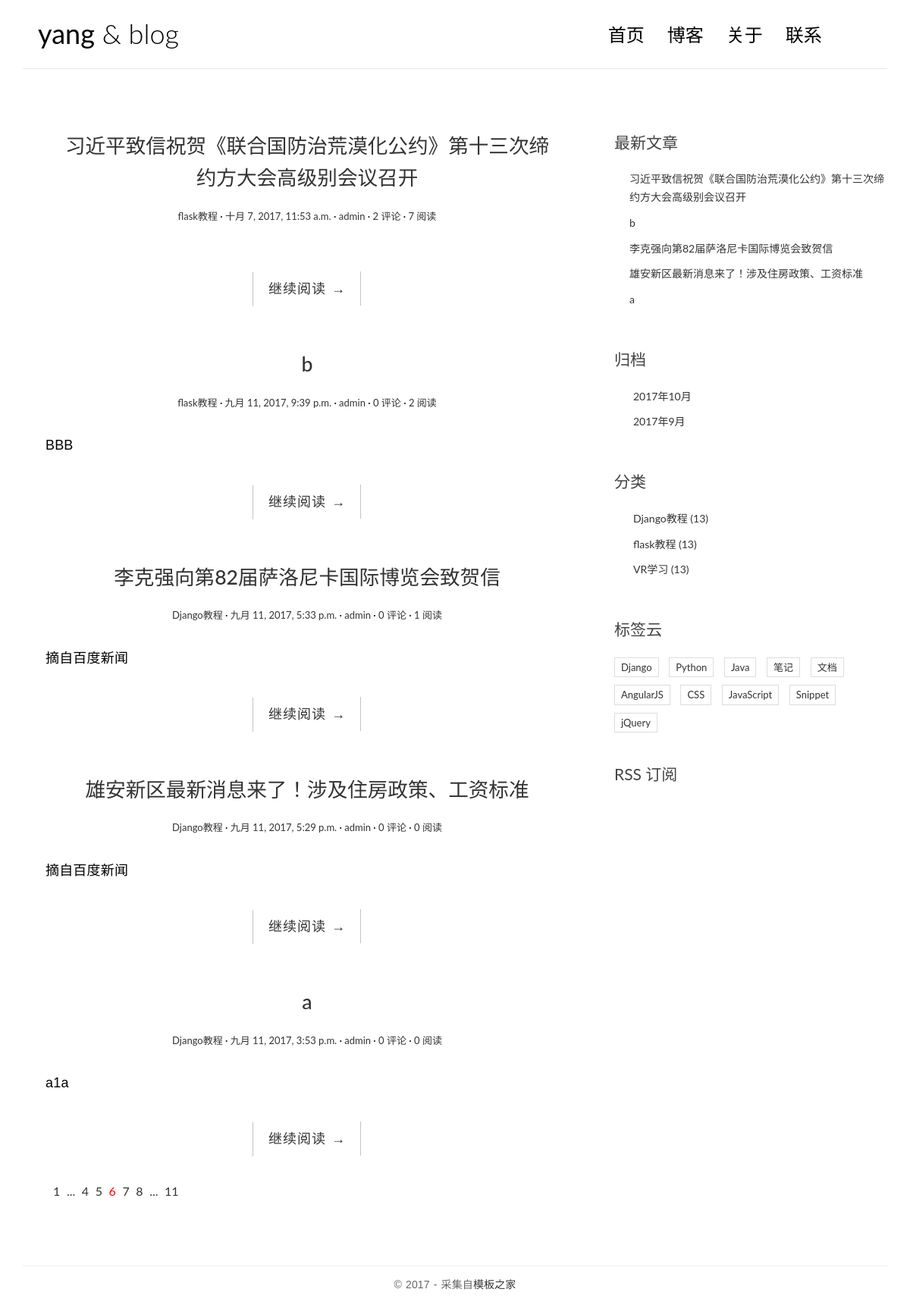
The app's page /, older data.
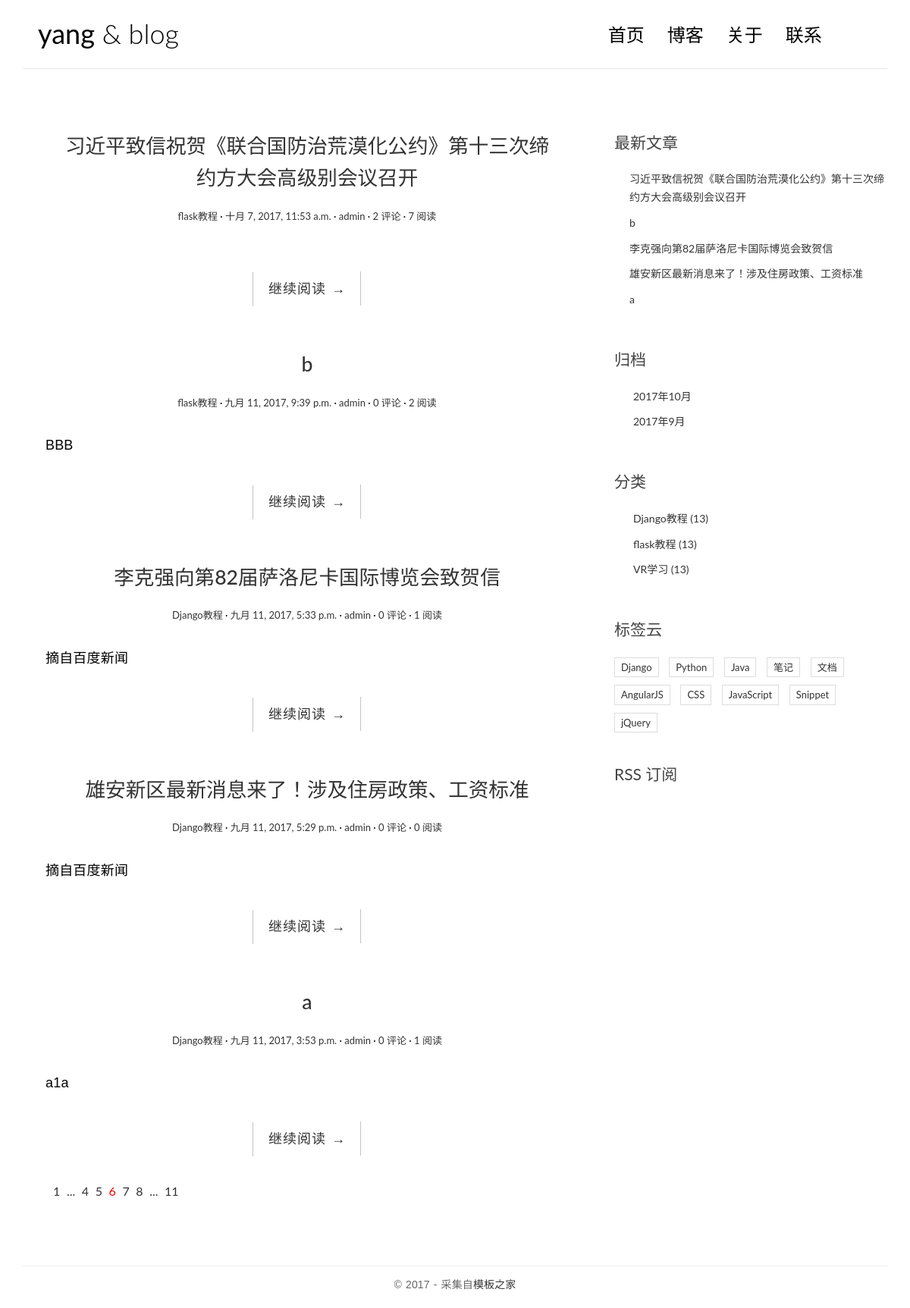
The same page, newer data.
### blog/models.py (models this page shows, shortened)
class Post(models.Model):
    title = models.CharField(max_length=64)
    body = models.TextField()
    created_time = models.DateTimeField()
    modified_time = models.DateTimeField()
    excerpt = models.CharField(max_length=256, blank=True)
    category = models.ForeignKey(Category)
    tags = models.ManyToManyField(Tag, blank=True)
    author = models.ForeignKey(User)
    views = models.PositiveIntegerField(default=0)
    class Meta:
        ordering = ['-created_time','-modified_time']
    def get_absolute_url(self):
        return reverse('blog:detail', kwargs={'pk': self.pk})

class Category(models.Model):
    name = models.CharField(max_length=64)

### blog/views.py (the view)
# urls.py: url(r'^$', views.IndexView.as_view(),name='index'),
class IndexView(ListView):
    model = Post    # model指定模型类名
    template_name = 'blog/index.html'   # 指定视图渲染的模板
    context_object_name = 'post_list' # 这个name不能瞎取，必须和模板中的值一样

### blog/templatetags/blog_tags.py (called while the page is built)
@register.simple_tag
def get_recent_post(num=5):
    return Post.objects.all()[:num]

@register.simple_tag
def archives():
    return Post.objects.dates('created_time', 'month', order='DESC')

@register.simple_tag
def get_categories():
    return Category.objects.all()

### templates/blog/index.html (shortened to what this page needs)
{% extends 'base.html' %}
{% load staticfiles %}
{% block main %}
    {% for post in post_list %}
    <article class="post post-{{ post.pk }}">
        <header class="entry-header">
            <h1 class="entry-title">
                <a href={{post.get_absolute_url}}>{{ post.title }}</a>
            </h1>
            <div class="entry-meta">
                <span class="post-category"><a href= {{post.get_absolute_url}}>{{ post.category.name }}</a></span>
                <span class="post-date"><a href="#"><time class="entry-date" datetime="{{ post.created_time }}">{{ post.created_time }}</time></a></span>
                <span class="post-author"><a href="#">{{ post.author }}</a></span>
                <span class="comments-link"><a href="#">{{post.comment_set.count}} 评论</a></span>
                <span class="views-count"><a href="#">{{post.views}} 阅读</a></span>
            </div>
        </header>
        <div class="entry-content clearfix">
            <p>{{ post.excerpt }}</p>
            <div class="read-more cl-effect-14">
                <a href={{post.get_absolute_url}} class="more-link">继续阅读 <span class="meta-nav">→</span></a>
            </div>
        </div>
    </article>
    {% empty %}
    <div class="no-post">暂时还没有发布的文章！</div>
    {% endfor %}
    <div class="pagination">
        <ul>
            <li><a href="">1</a></li>
            <li><a href="">...</a></li>
            <li><a href="">4</a></li>
            <li><a href="">5</a></li>
            <li class="current"><a href="">6</a></li>
            <li><a href="">7</a></li>
            <li><a href="">8</a></li>
            <li><a href="">...</a></li>
            <li><a href="">11</a></li>
        </ul>
    </div>
{% endblock %}

### templates/base.html (shortened to what the changed rows need)
{% load staticfiles %}
{% load blog_tags %}
<!DOCTYPE html>
<html lang="en">
<head>
    <link rel="stylesheet" href="http://code.ionicframework.com/ionicons/2.0.1/css/ionicons.min.css">
    <link rel="stylesheet" href="{% static 'blog/css/bootstrap.min.css' %}">
    <link rel="stylesheet" href="{% static 'blog/css/pace.css' %}">
    <link rel="stylesheet" href="{% static 'blog/css/custom.css' %}">
    <link rel="stylesheet" href="{% static 'blog/css/highlights/github.css' %}">
</head>
<body>
    <div class="container">
        <header id="site-header">
            <div class="row">
                <div class="col-md-4 col-sm-5 col-xs-8">
                    <div class="logo">
                        <h1><a href="{% url 'blog:index' %}"><b>yang</b> &amp; blog</a></h1>
                    </div>
                </div>
            </div>
        </header>
    </div>
    <div class="content-body">
        <div class="container">
            <div class="row">
                <main class="col-md-8">
                    {% block main %}
                    {% endblock %}
                </main>
                <aside class="col-md-4">
                    <div class="widget widget-recent-posts">
                        {% get_recent_post as recent_post_list %}
                        <ul>
                            {% for post in recent_post_list %}
                            <li>
                                <a href="{{ post.get_absolute_url }}">{{ post.title }}</a>
                            </li>
                            {% empty %}
                            没有文章发布
                            {% endfor %}
                        </ul>
                    </div>
                        {% archives as archives_list %}
                        {% get_categories as categories_list %}
                </aside>
            </div>
        </div>
    </div>
</body>
</html>

Row changes from the older to the newer data that the page shows:
changed Post "九月 11, 2017, 3:53 p.m.": views "0" → "1"
